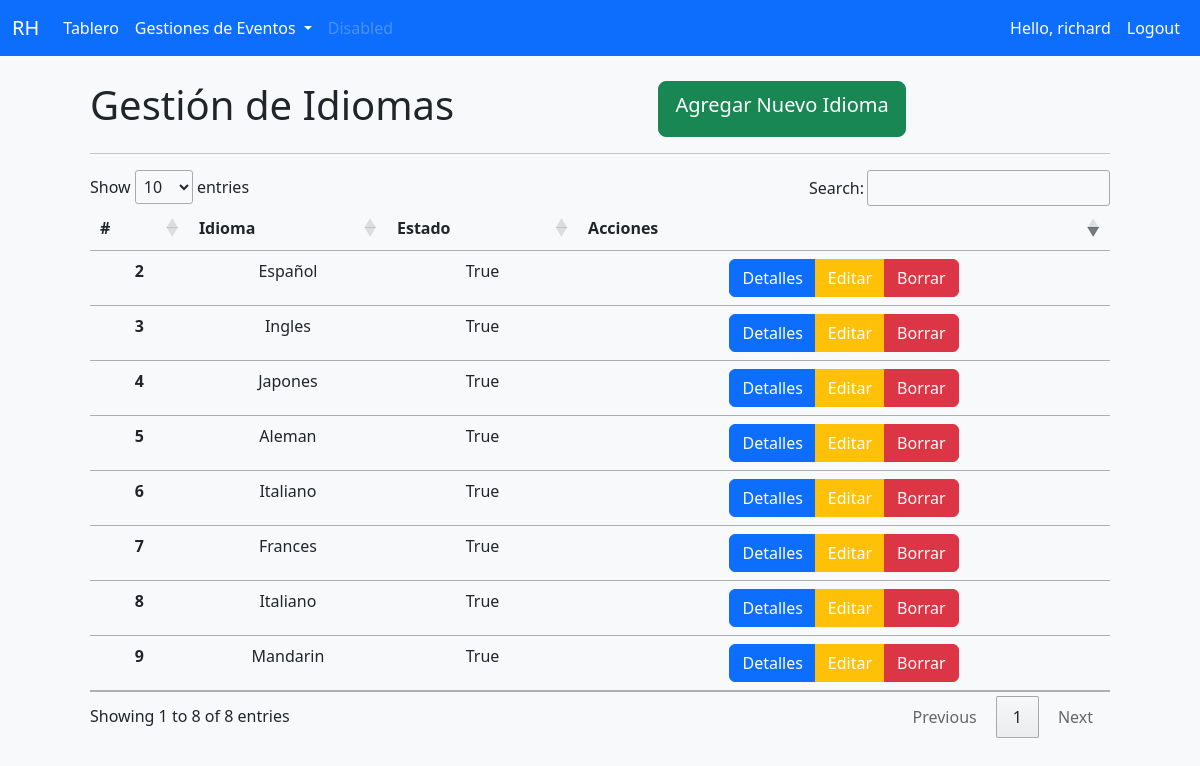
/idioma/ (signed in), run on an earlier commit of the app's database.
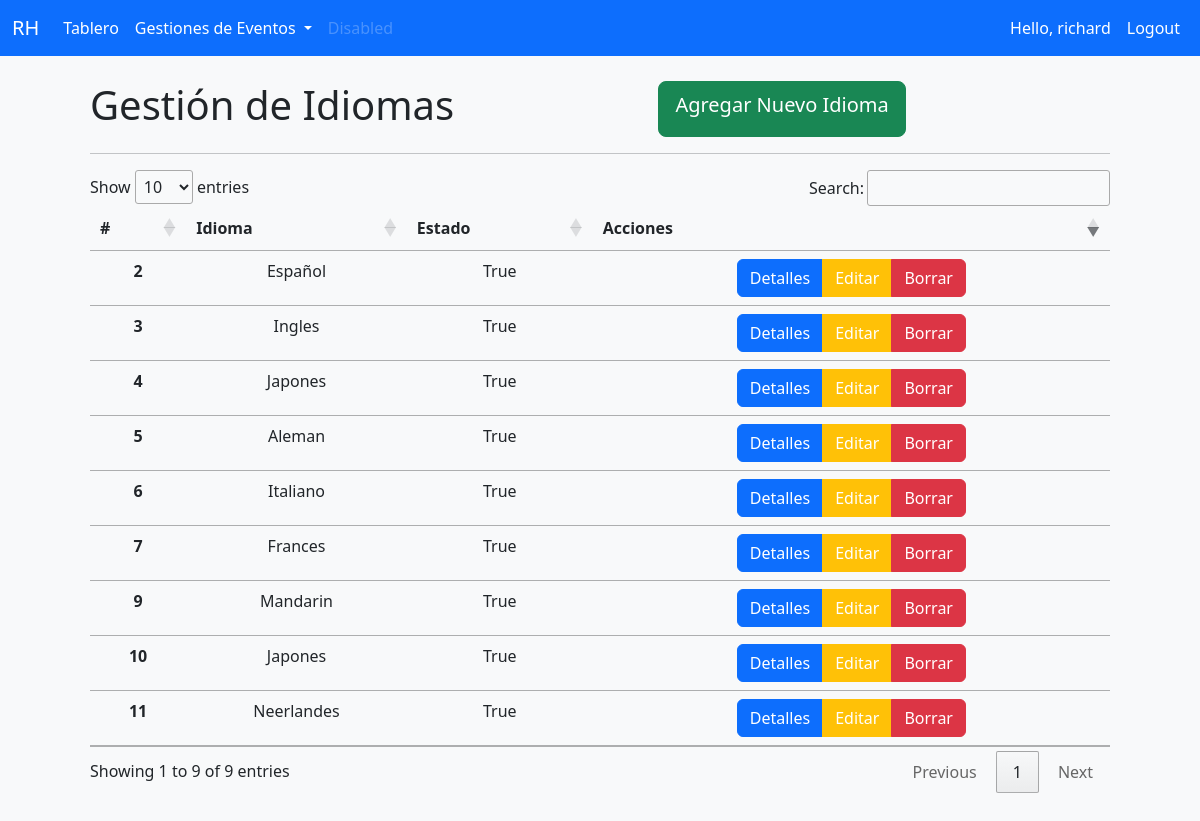
And on a later commit of the database.
### msrh/models.py (models this page shows, shortened)
class Idioma(models.Model):
    id = models.AutoField(auto_created=True ,primary_key= True, serialize=False,verbose_name='ID')
    idioma = models.CharField (max_length=200, null=True, verbose_name='Idioma')
    estado = models.BooleanField(default=False, verbose_name='Disponible')

### msrh/decorators.py (the view)
        def wrapper_func(request, *args, **kwargs):
            group = None
            if request.user.groups.exists():
                group = request.user.groups.all()[0].name
            if group in allowed_roles:
                return view_func(request, *args, **kwargs)
            else:
                return HttpResponse('No estas autorizado para ver la pagina')

### msrh/views.py (called while the page is built)
@login_required(login_url='login')
@allowed_users(allowed_roles=['admin'])
def idioma(request):
    idioma = Idioma.objects.all()
    return render(request, 'msrh/idioma.html', {'idioma':idioma})

### msrh/templates/msrh/idioma.html
{% extends 'msrh/main.html' %}
{% block content %}
<div class="nav d-flex justify-content-between">
<h1>Gestión de Idiomas</h1>
<a href="{% url 'Crearidioma' %}" class="btn btn-success btn-lg">Agregar Nuevo Idioma</a><br>
</div>
<hr>
<div class="table-responsive">
<table  class="table table-hover table-responsive"  id="table_id">
    <thead>
      <tr >
        <th>#</th>
        <th >Idioma</th>
        <th>Estado</th>
        <th>Acciones</th>
      </tr>
    </thead>
    <tbody class="table-group-divider">
        {% for i in idioma %}
      <tr class="text-center">
        <th>{{i.id}}</th>
        <td>{{i.idioma}}</td>
        <td>{{i.estado}}</td>
        <td>
          <div class="btn-group" role="group" aria-label="Basic mixed styles example">
            <a href="{% url 'Detallesidioma' i.id %}" class="btn btn-primary">Detalles</a>
            <a href="/Editaridioma/{{i.id}}"  class="btn btn-warning text-white">Editar</a>
            <a href="{% url 'Borraridioma' i.id %}" class="btn btn-danger" >Borrar</a>
          </div>
        </td>
      </tr>
      {% endfor %}
    </tbody>
  </table>
</div>
{% endblock %}

What changed in the data, as far as the page shows it:
removed Idioma: id "8", idioma "Italiano", estado "True"
added Idioma: id "10", idioma "Japones", estado "True"
added Idioma: id "11", idioma "Neerlandes", estado "True"
Also different on the page:
text written by a page script: "Show entries Search: Showing 1 to 8 of 8 entries Previous 1 Next" → "Show entries Search: Showing 1 to 9 of 9 entries Previous 1 Next"
